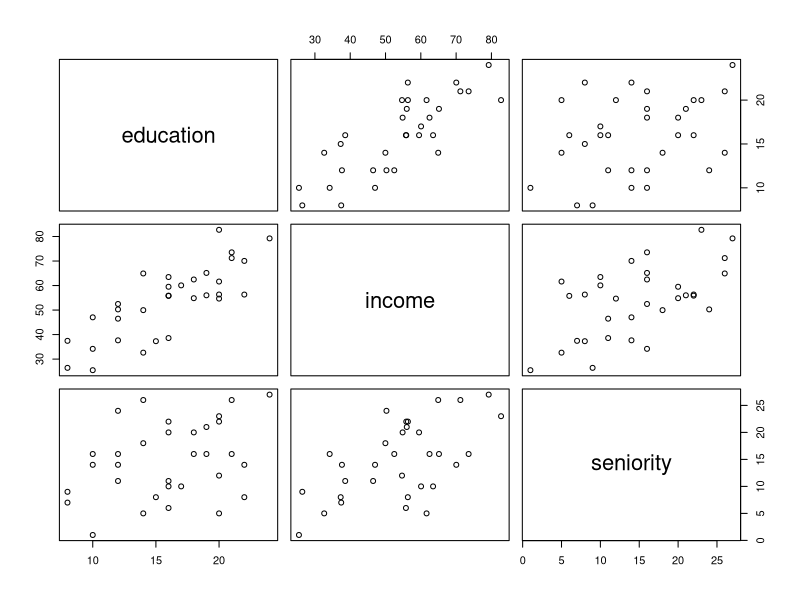
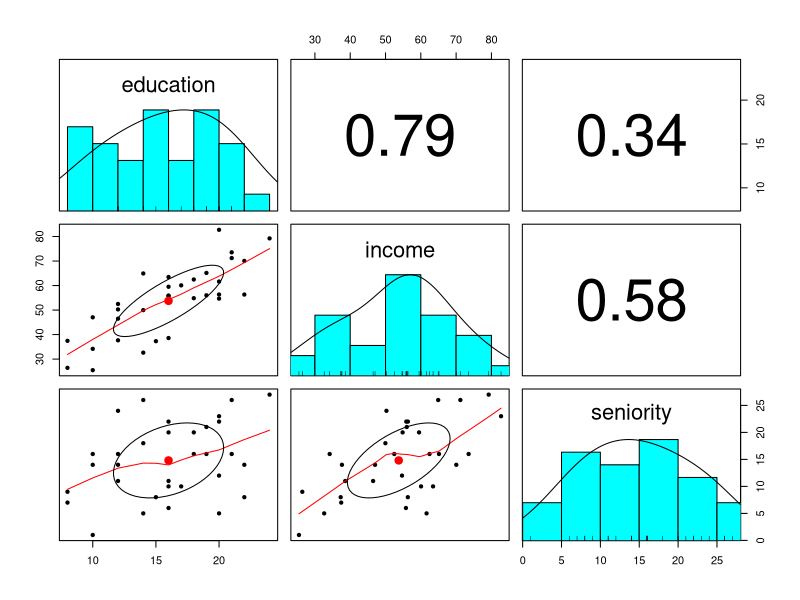
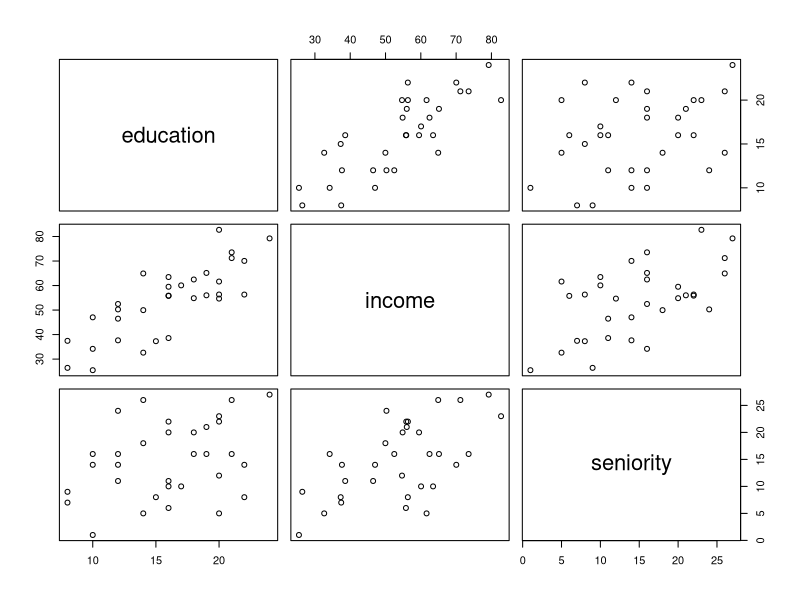
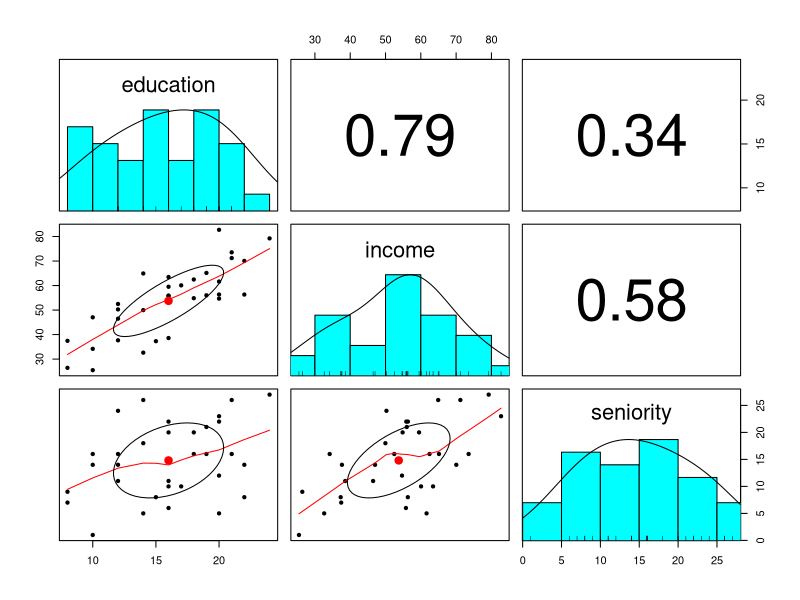
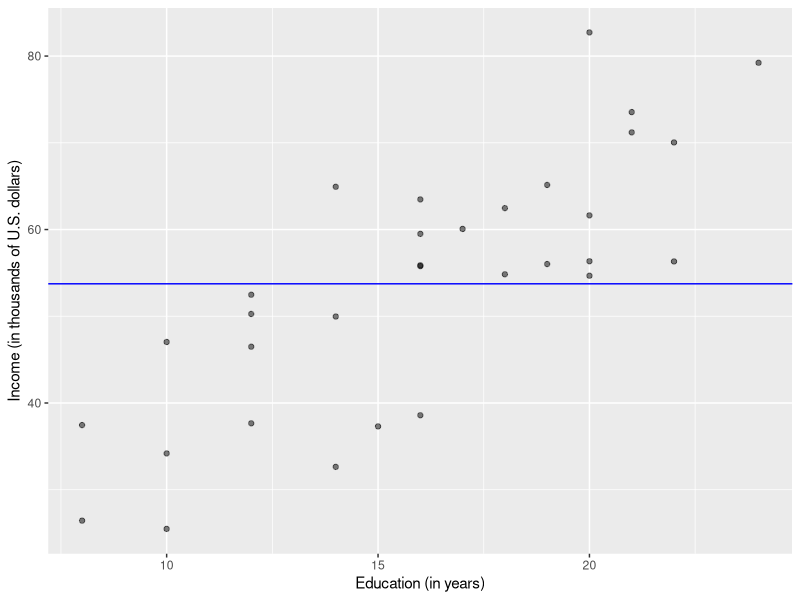
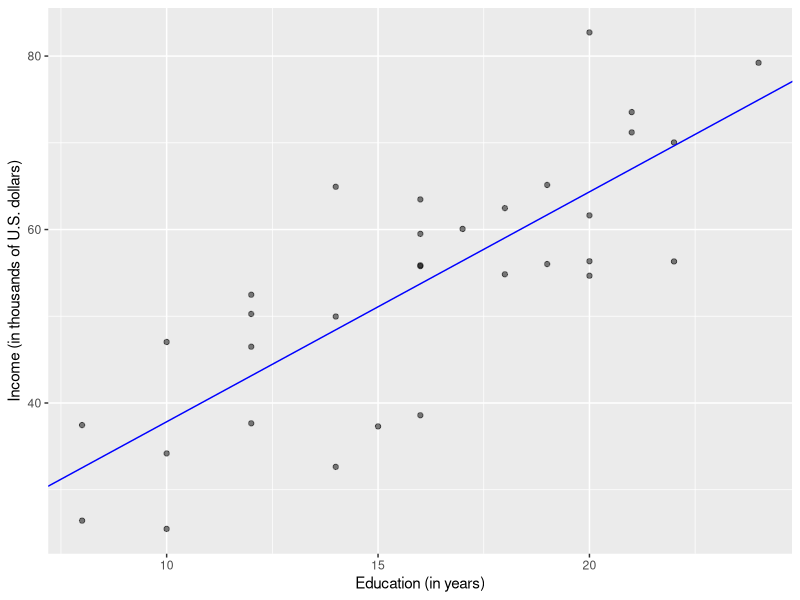

Write R code to recreate these figures, in order.
# DPUK - Linear models training - Wednesday
# Author: Umberto Noe, Tom Booth

# Library imports
# ===============

library(tidyverse)
library(psych)


# Riverview data
# ==============

riverview <- read_csv("riverview.csv")
head(riverview)
summary(riverview)

riverview %>%
    select(party) %>%
    table()

riverview$party <- 
    factor(riverview$party, 
           levels = c("Independent", "Republican", "Democrat"))

riverview %>%
    select(male) %>%
    table()

riverview$male <- 
    factor(riverview$male, 
           levels = c(0, 1),
           labels = c("NotMale", "Male"))

riverview %>%
    select(gender) %>%
    table()

riverview$gender <- 
    factor(riverview$gender, 
           levels = c("female", "male"))

head(riverview)

# Summary statistics, but omit factors
describe(riverview, omit = TRUE)

# Pairwise scatterplots
riverview %>%
    select(education, income, seniority) %>%
    pairs()

riverview %>%
    select(education, income, seniority) %>%
    pairs.panels()

# Correlations
riverview %>%
    select(education, income, seniority) %>%
    cor()

# Alternatively
# =============

# Find the numeric variables
names(riverview)
num <- c("education", "income", "seniority")
describe(riverview[, num])

# Pairwise scatterplots and correlations
pairs(riverview[, num])
pairs.panels(riverview[, num])

# Correlations
cor(riverview[, num])


# Practice 1: DPUK data
# =====================

# 1. Choose:
#   (a) an outcome variable
#   (b) one or two numeric explanatory variables
#   (c) one categorical variable

# 2. Convert the categorical variable to a factor and tidy up the levels of the 
# factor.


# Riverview modelling
# ===================

# Model 0: intercept-only model

mdl0 <- lm(income ~ 1, data = riverview)
summary(mdl0)

ggplot(riverview, aes(x = education, y = income)) +
    geom_point(alpha = 0.5) +
    geom_abline(intercept = 53.742, slope = 0, color = 'blue') +
    labs(x = "Education (in years)", 
         y = "Income (in thousands of U.S. dollars)")

riverview <- riverview %>%
    mutate(income_hat_mdl0 = predict(mdl0, newdata = riverview))
riverview


# Model 1: income ~ education

mdl1 <- lm(income ~ education, data = riverview)
summary(mdl1)

ggplot(riverview, aes(x = education, y = income)) +
    geom_point(alpha = 0.5) +
    geom_abline(intercept = 11.3214, slope = 2.6513, color = 'blue') +
    labs(x = "Education (in years)", 
         y = "Income (in thousands of U.S. dollars)")

riverview <- riverview %>%
    mutate(income_hat_mdl1 = predict(mdl1, newdata = riverview))
riverview


# Model 2: income ~ education + seniority
# =======================================

mdl2 <- lm(income ~ education + seniority, data = riverview)
summary(mdl2)

riverview <- riverview %>%
    mutate(income_hat_mdl2 = predict(mdl2, newdata = riverview))
riverview


# Model comparison
# ================

anova(mdl0, mdl1, mdl2)


# Residuals and residual sum of squares
# =====================================

riverview <- riverview %>%
    mutate(resid0 = income - income_hat_mdl0,
           resid1 = income - income_hat_mdl1,
           resid2 = income - income_hat_mdl2)
riverview

rss <- riverview %>%
    summarise(RSS0 = sum(resid0^2),
              RSS1 = sum(resid1^2),
              RSS2 = sum(resid2^2))
rss

# In R, you get the residual sum of squares with the deviance() function
deviance(mdl0)
deviance(mdl1)
deviance(mdl2)


# Practice 2: Riverview with categorical predictor
# ==============================================

# 1. Mean-centre education for better interpretability.

riverview <- riverview %>%
    mutate(education_mc = education - mean(education))

# 2. Fit a model that uses mean-centred education and party as predictors of income

fit1 <- lm(income ~ education_mc + party, data = riverview)
summary(fit1)

# Consider the following output

predict(fit1, newdata = tibble(education_mc = 0, party = 'Independent'))
predict(fit1, newdata = tibble(education_mc = 0, party = 'Republican'))
predict(fit1, newdata = tibble(education_mc = 0, party = 'Democrat'))

# 3. What do the estimated betas from (2) represent? 


# Practice 3: DPUK data
# =====================

# 1. Using the outcome variable and the predictors from Practice 1, fit a linear
# model that predicts the outcome using those explanatory variables.

# 2. Interpret the model coefficients, t-statistic, and p-values.

# 3. How good is the model fit?

# 4. Drop one or two predictors from the model, and test whether the addition of 
# those predictors leads to a significant reduction in residual sum of squares.
